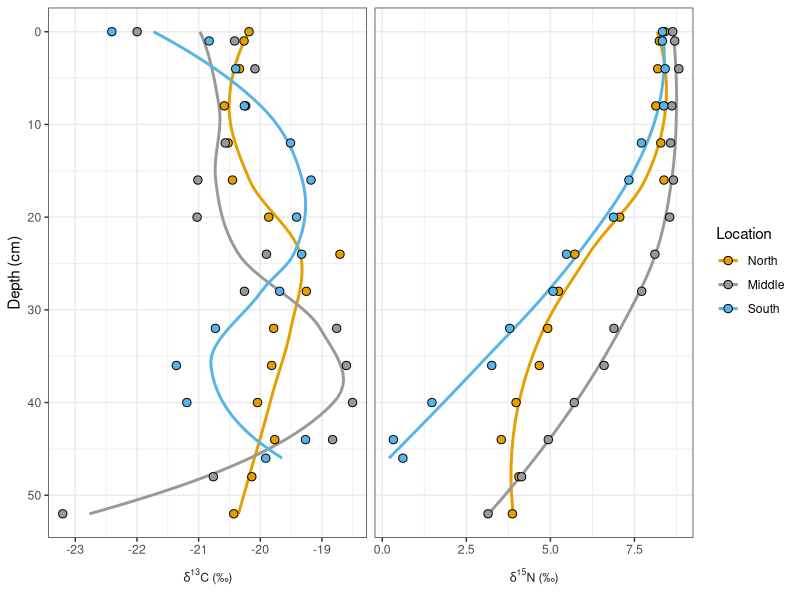
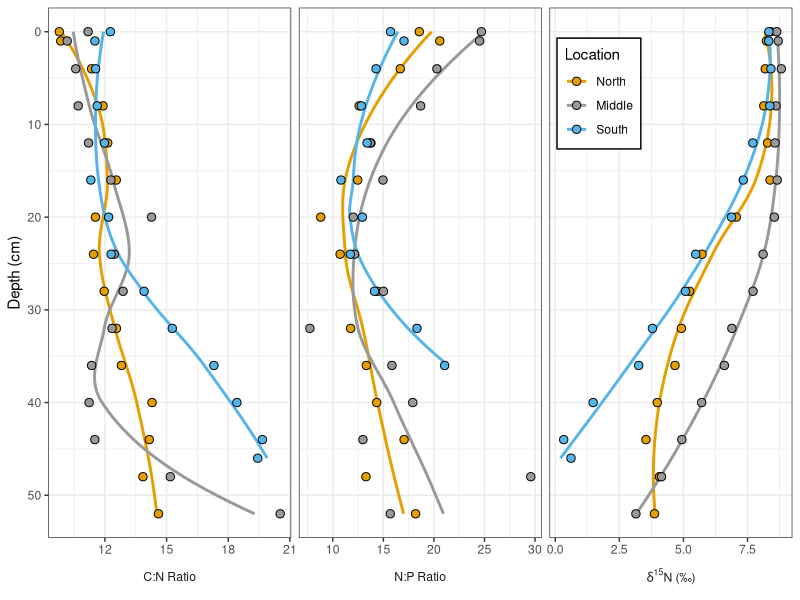
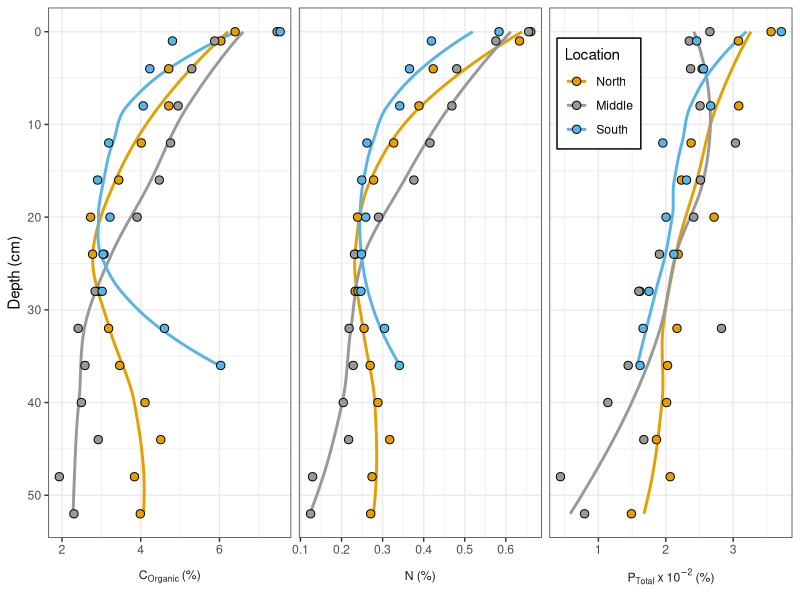
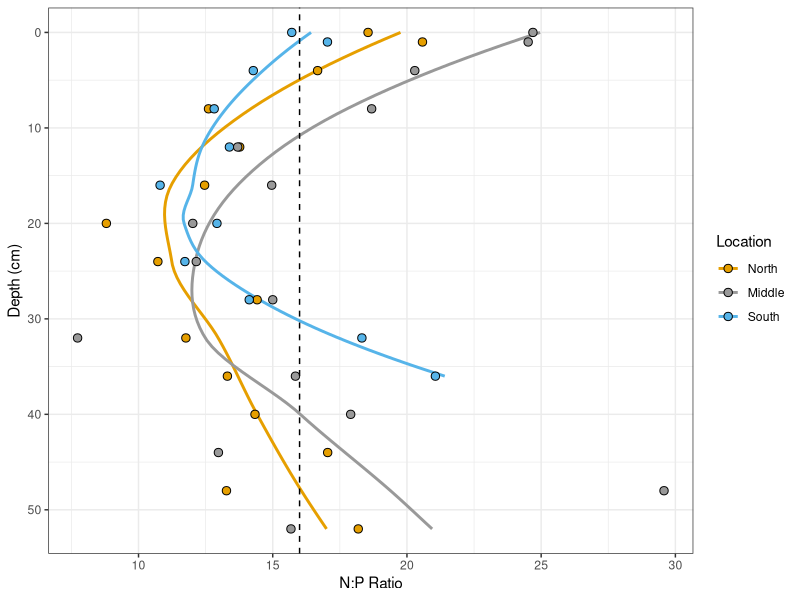
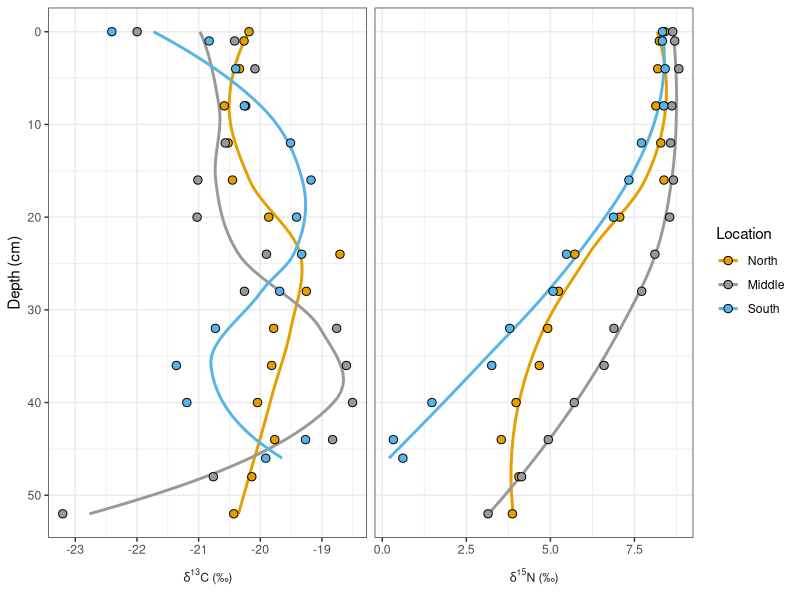
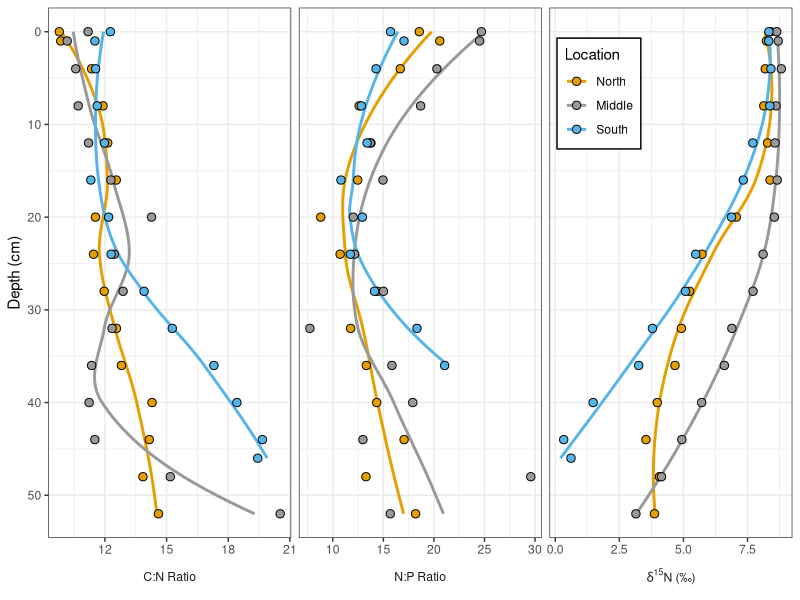
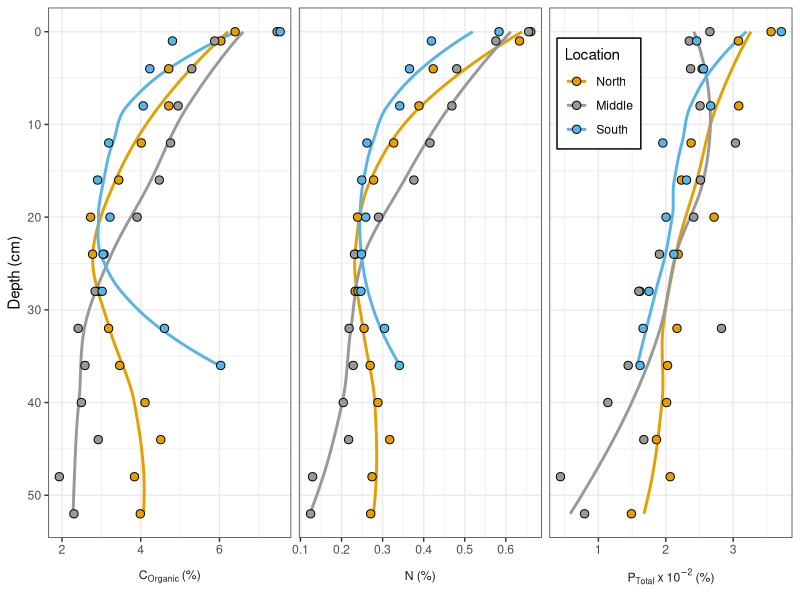
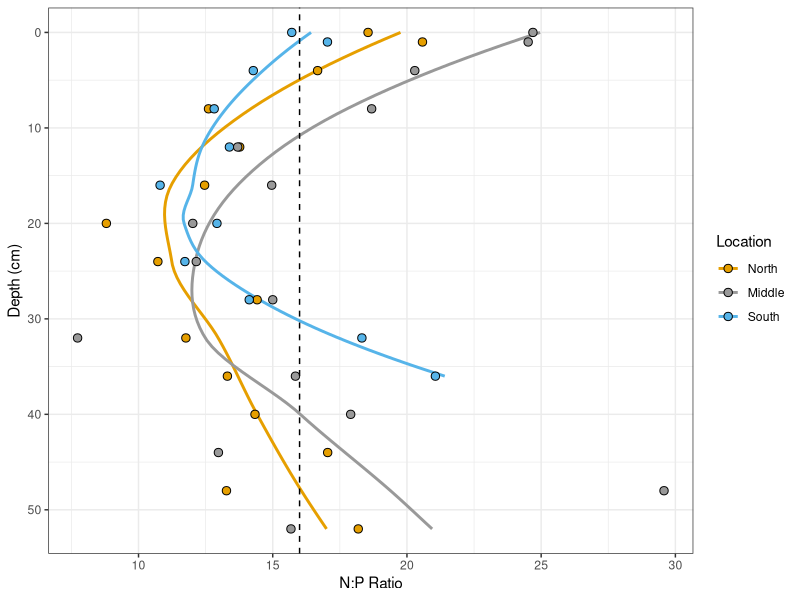

Reproduce these figures in R, in order.
## ---- chunk 1
knitr::opts_chunk$set(warning = FALSE, message = FALSE)
## ---- chunk 2
#load libraries
library(readxl)
library(tidyverse)

#import data
all_isotopes <- read_excel("data/isotopes_tidy.xlsx")

colnames(all_isotopes) <- c("Core","Location","Depth","Water","Bulk","Grainsize","d15N","%N","d13C.total","d13C.inorg","%C.total","%C.organic","%C.inorg","% inorg","C:N", '%P.total','N:P')

## ---- chunk 3
theme_set(theme_bw())

subset <- all_isotopes[c("Location","Depth","d15N", "d13C.total")]

#subset <- subset(subset,subset$`%C.organic`<10)

subset <- pivot_longer(subset,cols=3:ncol(subset))

subset$name <- factor(
  subset$name,
  labels=c(
    bquote(delta^13*C~'(‰)'),
    bquote(delta^15*N~'(‰)')
    )
  )

subset$Location <- factor(
  subset$Location,
  levels=c('North','Middle','South')
  )

ggplot(subset, aes(x=Depth, y=value, group=Location))+
  geom_smooth(aes(color=Location), alpha=0.5, se=FALSE)+
  geom_point(shape=21, size=2.5, aes(fill=Location))+
  coord_flip()+
  #scale_x_reverse(labels=function(x)2020-(x*3))+
  scale_x_reverse()+
  facet_wrap(~name,
             nrow=1,
             scales="free_x",
             strip.position = "bottom",
             labeller = label_parsed
             )+
  ylab(NULL) +
  theme(
    strip.background = element_blank(),
    strip.placement = "outside",
    )+
  xlab("Depth (cm)")+
  scale_color_manual(
    values=c(
      "#E69F00", "#999999", "#56B4E9"
      )
  )+
  scale_fill_manual(
    values=c(
      "#E69F00", "#999999", "#56B4E9"
      )
  )

ggsave("figures/isotopes.png",width=8, height=4.5)

## ---- chunk 4

subset <- all_isotopes[c("Location","Depth",'C:N',"N:P", "d15N")]

#subset <- subset(subset,subset$`%C.organic`<10)

subset <- pivot_longer(subset,cols=3:ncol(subset))

subset$name <- factor(
  subset$name,
  levels=c("C:N","N:P","d15N"),
  labels=c(
    bquote('C:N'~'Ratio'),
    bquote('N:P'~'Ratio'),
    bquote(delta^15*N~'(‰)')
    )
  )

subset$Location <- factor(
  subset$Location,
  levels=c('North','Middle','South')
  )

ggplot(subset, aes(x=Depth, y=value, group=Location))+
  geom_smooth(aes(color=Location), alpha=0.5, se=FALSE)+
  geom_point(shape=21, size=2.5, aes(fill=Location))+
  coord_flip()+
  #scale_x_reverse(labels=function(x)2020-(x*3))+
  scale_x_reverse()+
  facet_wrap(~name,
             nrow=1,
             scales="free_x",
             strip.position = "bottom",
             labeller = label_parsed
             )+
  ylab(NULL) +
  theme(
    strip.background = element_blank(),
    strip.placement = "outside",
    legend.position = c(0.74, 0.838),
    legend.background = element_rect(fill="white",
                                  linetype="solid", 
                                  colour ="black")
    )+
  xlab("Depth (cm)")+
  scale_color_manual(
    values=c(
      "#E69F00", "#999999", "#56B4E9"
      )
  )+
  scale_fill_manual(
    values=c(
      "#E69F00", "#999999", "#56B4E9"
      )
  )

ggsave("figures/elemental_ratios.png",width=8, height=4.5)

## ---- chunk 5

subset <- all_isotopes[c("Location","Depth",'%N', "%C.organic",'%P.total')]

subset <- subset(subset,subset$`%C.organic`<10)

subset <- pivot_longer(subset,cols=3:ncol(subset))

subset$name <- factor(
  subset$name,
  labels=c(
    bquote(C[Organic]~'(%)'),
    bquote(N~'(%)'),
    bquote(P[Total]~x~10^-2~'(%)')
    )
  )

subset$Location <- factor(
  subset$Location,
  levels=c('North','Middle','South')
  )

ggplot(subset, aes(x=Depth, y=value, group=Location))+
  geom_smooth(aes(color=Location), alpha=0.5, se=FALSE)+
  geom_point(shape=21, size=2.5, aes(fill=Location))+
  coord_flip()+
  scale_x_reverse()+
  facet_wrap(~name,
             nrow=1,
             scales="free_x",
             strip.position = "bottom",
             labeller = label_parsed
             )+
  ylab(NULL) +
  theme(
    strip.background = element_blank(),
    strip.placement = "outside",
    legend.position = c(0.74, 0.838),
    legend.background = element_rect(fill="white",
                                  linetype="solid", 
                                  colour ="black"))+
  xlab("Depth (cm)")+
  scale_color_manual(
    values=c(
      "#E69F00", "#999999", "#56B4E9"
      )
  )+
  scale_fill_manual(
    values=c(
      "#E69F00", "#999999", "#56B4E9"
      )
  )

ggsave("figures/elemental_composition_3.png",width=8, height=4.5)

## ---- chunk 6

subset <- all_isotopes[c("Location","Depth",'N:P')]

subset$Location <- factor(
  subset$Location,
  levels=c('North','Middle','South')
  )

ggplot(subset, aes(x=Depth, y=`N:P`, group=Location))+
  geom_smooth(aes(color=Location), alpha=0.5, se=FALSE)+
  geom_point(shape=21, size=2.5, aes(fill=Location))+
  coord_flip()+
  scale_x_reverse()+
  ylab(NULL) +
  theme(
    strip.background = element_blank(),
    strip.placement = "outside")+
  labs(x="Depth (cm)",
       y="N:P Ratio")+
  scale_color_manual(
    values=c(
      "#E69F00", "#999999", "#56B4E9"
      )
  )+
  scale_fill_manual(
    values=c(
      "#E69F00", "#999999", "#56B4E9"
      )
  )+
  geom_hline(yintercept=16,linetype="dashed")

ggsave("figures/NP_Ratio_2.png",width=6, height=6)


